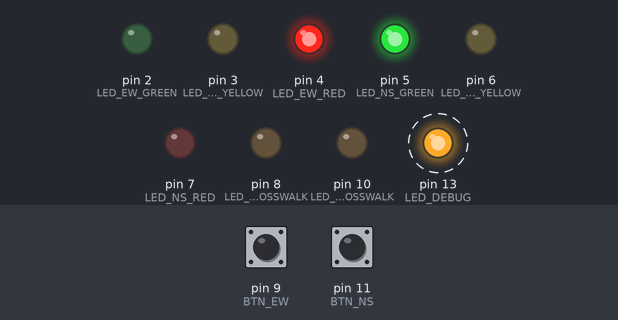
This sketch was run on a simulated Arduino Uno, built with avr-gcc and run on an emulated ATmega328P. Parts: output pins drawn as LEDs (lit = HIGH). Dashed ring = blinking. The test bench sets the inputs (shaded band); at power-on: pin 9 (BTN_EW) LOW, pin 11 (BTN_NS) LOW.

Above: at 2.2 s.
2.3 s: pin 9 (BTN_EW) pulled HIGH for 0.15 s
At 6.25 s:
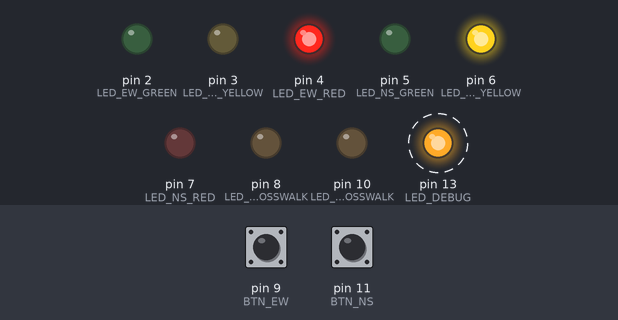
8.5 s: pin 11 (BTN_NS) pulled HIGH for 0.15 s
At 9.25 s:
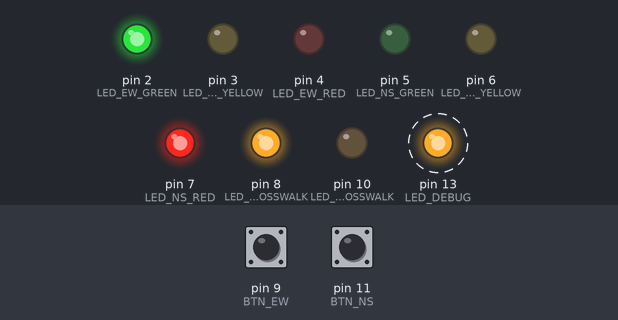
12.0 s: pin 9 (BTN_EW) pulled HIGH for 1 s
At 15.29 s:
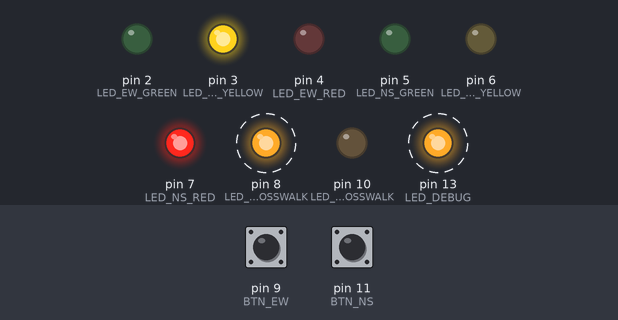
20.0 s: pin 11 (BTN_NS) pulled HIGH for 1 s
Timing chart, 0 to 45.0 s (numbered marks = the images above; inputs shaded):
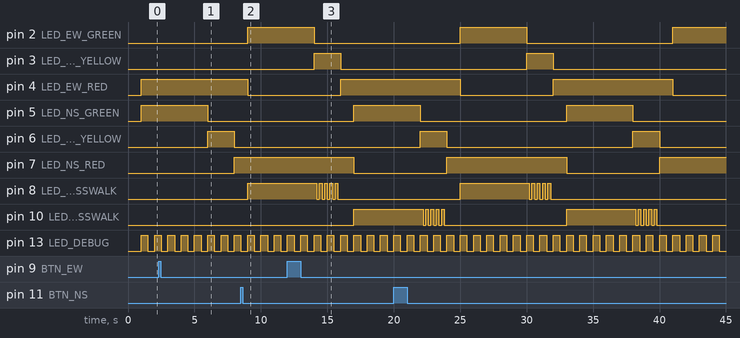

The sketch:

Stoplight_Statemachine_v2.ino
```cpp
// Make labels for each pin being used
#define LED_NS_RED          7
#define LED_NS_YELLOW       6
#define LED_NS_GREEN        5
#define LED_EW_RED          4
#define LED_EW_YELLOW       3
#define LED_EW_GREEN        2

#define BTN_NS             11
#define BTN_EW              9

#define LED_NS_CROSSWALK   10
#define LED_EW_CROSSWALK    8

#define LED_DEBUG          13

// Make labels for each state the stop light has (each one must have unique id)
#define S_NS_RED            0
#define S_NS_GREEN          1
#define S_NS_YELLOW         2
#define S_EW_RED            3
#define S_EW_GREEN          4
#define S_EW_YELLOW         5

#define S_NS_CROSS_GREEN    6
#define S_NS_CROSS_YELLOW   7
#define S_EW_CROSS_GREEN    8
#define S_EW_CROSS_YELLOW   9

// Declare functions
void All_Off();
void All_Red();
void NS_Green();
void NS_Yellow();
void EW_Green();
void EW_Yellow();
void NS_Cross_Green();
void NS_Cross_Yellow();
void EW_Cross_Green();
void EW_Cross_Yellow();

// Initialize global variables
unsigned long Next_Light_Change = 0;
int Current_State;
int Next_State;

bool NS_Crosswalk_Requested = false;
bool EW_Crosswalk_Requested = false;

bool NS_Btn_State_Last = false;
bool EW_Btn_State_Last = false;

unsigned long Debounce_NS_Btn_Time = 0;
unsigned long Debounce_EW_Btn_Time = 0;

unsigned long NS_Crosswalk_Blink_Start = 0;
unsigned long EW_Crosswalk_Blink_Start = 0;

// The setup routine runs once (when the board turns on, when you press reset, or when
// you program the board)
void setup() {
    // Set up Serial bus
    Serial.begin(9600);

    // Set pins with LEDs connected as outputs
    pinMode(LED_NS_RED, OUTPUT);
    pinMode(LED_NS_YELLOW, OUTPUT);
    pinMode(LED_NS_GREEN, OUTPUT);
    pinMode(LED_EW_RED, OUTPUT);
    pinMode(LED_EW_YELLOW, OUTPUT);
    pinMode(LED_EW_GREEN, OUTPUT);

    pinMode(LED_NS_CROSSWALK, OUTPUT);
    pinMode(LED_EW_CROSSWALK, OUTPUT);

    pinMode(LED_DEBUG, OUTPUT);

    // Set pins with buttons connected as inputs
    pinMode(BTN_NS, INPUT);
    pinMode(BTN_EW, INPUT);

    // Turn all lights off
    All_Off();

    // Initial state variables
    Current_State = S_NS_RED;
    Next_State = S_NS_GREEN;

    // Wait a sec
    delay(1000);
}

// The loop routine runs repeatedly after the setup routine has ended
void loop() {
    // Read current button states
    bool NS_Btn_State = digitalRead(BTN_NS);
    bool EW_Btn_State = digitalRead(BTN_EW);

    // Check if north south button got pressed
    if (Debounce_NS_Btn_Time <= millis()) {             // Check if button is bouncing
        if (NS_Btn_State == true) {                     // Check if button state is currently being pressed
            if (NS_Btn_State_Last == false) {           // Check if previous button state was not being pressed
                NS_Crosswalk_Requested = true;          // Request crosswalk signal
                Debounce_NS_Btn_Time = millis() + 20;   // Set time to ignore button bouncing
            }
        }
    }

    // Check if east west button got pressed
    if (Debounce_EW_Btn_Time <= millis()) {
        if (EW_Btn_State == true) {
            if (EW_Btn_State_Last == false) {
                EW_Crosswalk_Requested = true;
                Debounce_EW_Btn_Time = millis() + 20;
            }
        }
    }

    // Check if time to change state
    if (millis() >= Next_Light_Change) {
        Current_State = Next_State; // Change current state to next state

        // Both ways red
        if (Current_State == S_NS_RED) {            // Check if current state
            if (NS_Crosswalk_Requested == true) {   // Check if crosswalk was requested
                NS_Crosswalk_Requested = false;     // Reset request flag
                Next_State = S_NS_CROSS_GREEN;      // Set next state
            }
            else {
                Next_State = S_NS_GREEN;            // Set next state
            }
            Next_Light_Change = millis() + 1000;    // Schedual next state change
        }
        // North South green
        else if (Current_State == S_NS_GREEN) {
            Next_State = S_NS_YELLOW;
            Next_Light_Change = millis() + 5000;
        }
        // North South yellow
        else if (Current_State == S_NS_YELLOW) {
            Next_State = S_EW_RED;
            Next_Light_Change = millis() + 2000;
        }
        // Both ways red
        else if (Current_State == S_EW_RED) {
            if (EW_Crosswalk_Requested == true) {   // Check if crosswalk was requested
                EW_Crosswalk_Requested = false;     // Reset request flag
                Next_State = S_EW_CROSS_GREEN;      // Set next state
            }
            else {
                Next_State = S_EW_GREEN;            // Set next state
            }
            Next_Light_Change = millis() + 1000;
        }
        // East West green
        else if (Current_State == S_EW_GREEN) {
            Next_State = S_EW_YELLOW;
            Next_Light_Change = millis() + 5000;
        }
        // East West yellow
        else if (Current_State == S_EW_YELLOW) {
            Next_State = S_NS_RED;
            Next_Light_Change = millis() + 2000;
        }
        // North South green with crosswalk signal
        else if (Current_State == S_NS_CROSS_GREEN) {
            Next_State = S_NS_CROSS_YELLOW;
            Next_Light_Change = millis() + 5000;
        }
        // North South yellow with crosswalk signal
        else if (Current_State == S_NS_CROSS_YELLOW) {
            Next_State = S_EW_RED;
            Next_Light_Change = millis() + 2000;
            NS_Crosswalk_Blink_Start = millis();
        }
        // East West green with crosswalk signal
        else if (Current_State == S_EW_CROSS_GREEN) {
            Next_State = S_EW_CROSS_YELLOW;
            Next_Light_Change = millis() + 5000;
        }
        // East West yellow with crosswalk signal
        else if (Current_State == S_EW_CROSS_YELLOW) {
            Next_State = S_NS_RED;
            Next_Light_Change = millis() + 2000;
            EW_Crosswalk_Blink_Start = millis();
        }
        // State Error Catch
        else {
            Next_State = S_NS_RED; // reset state machine
            All_Off();
        }
    }

    // Both ways red
    if (Current_State == S_NS_RED) {            // Check if current state
        All_Red();                              // Change Lights (calls function)
    }
    // North South green
    else if (Current_State == S_NS_GREEN) {
        NS_Green();
    }
    // North South yellow
    else if (Current_State == S_NS_YELLOW) {
        NS_Yellow();
    }
    // Both ways red
    else if (Current_State == S_EW_RED) {
        All_Red();
    }
    // East West green
    else if (Current_State == S_EW_GREEN) {
        EW_Green();
    }
    // East West yellow
    else if (Current_State == S_EW_YELLOW) {
        EW_Yellow();
    }
    // North South green
    else if (Current_State == S_NS_GREEN) {
        NS_Green();
    }
    // North South yellow
    else if (Current_State == S_NS_YELLOW) {
        NS_Yellow();
    }
    // North South green with crosswalk signal
    else if (Current_State == S_NS_CROSS_GREEN) {
        NS_Cross_Green();
    }
    // North South yellow with crosswalk signal
    else if (Current_State == S_NS_CROSS_YELLOW) {
        NS_Cross_Yellow();
    }
    // East West green with crosswalk signal
    else if (Current_State == S_EW_CROSS_GREEN) {
        EW_Cross_Green();
    }
    // East West yellow with crosswalk signal
    else if (Current_State == S_EW_CROSS_YELLOW) {
        EW_Cross_Yellow();
    }

    // Blink Debug LED (to prove multitasking)
    if (millis() / 500 % 2 == 0) {
        digitalWrite(LED_DEBUG, HIGH);
    } else {
        digitalWrite(LED_DEBUG, LOW);
    }

    // Update previous button states
    NS_Btn_State_Last = NS_Btn_State;
    EW_Btn_State_Last = EW_Btn_State;
}

// Function definitions
void All_Off() {
    digitalWrite(LED_NS_RED, LOW);
    digitalWrite(LED_NS_YELLOW, LOW);
    digitalWrite(LED_NS_GREEN, LOW);
    digitalWrite(LED_EW_RED, LOW);
    digitalWrite(LED_EW_YELLOW, LOW);
    digitalWrite(LED_EW_GREEN, LOW);

    digitalWrite(LED_NS_CROSSWALK, LOW);
    digitalWrite(LED_EW_CROSSWALK, LOW);
}

void All_Red() {
    digitalWrite(LED_NS_RED, HIGH);
    digitalWrite(LED_NS_YELLOW, LOW);
    digitalWrite(LED_NS_GREEN, LOW);
    digitalWrite(LED_EW_RED, HIGH);
    digitalWrite(LED_EW_YELLOW, LOW);
    digitalWrite(LED_EW_GREEN, LOW);

    digitalWrite(LED_NS_CROSSWALK, LOW);
    digitalWrite(LED_EW_CROSSWALK, LOW);
}

void NS_Green() {
    digitalWrite(LED_NS_RED, LOW);
    digitalWrite(LED_NS_YELLOW, LOW);
    digitalWrite(LED_NS_GREEN, HIGH);
    digitalWrite(LED_EW_RED, HIGH);
    digitalWrite(LED_EW_YELLOW, LOW);
    digitalWrite(LED_EW_GREEN, LOW);

    digitalWrite(LED_NS_CROSSWALK, LOW);
    digitalWrite(LED_EW_CROSSWALK, LOW);
}

void NS_Yellow() {
    digitalWrite(LED_NS_RED, LOW);
    digitalWrite(LED_NS_YELLOW, HIGH);
    digitalWrite(LED_NS_GREEN, LOW);
    digitalWrite(LED_EW_RED, HIGH);
    digitalWrite(LED_EW_YELLOW, LOW);
    digitalWrite(LED_EW_GREEN, LOW);

    digitalWrite(LED_NS_CROSSWALK, LOW);
    digitalWrite(LED_EW_CROSSWALK, LOW);
}

void EW_Green() {
    digitalWrite(LED_NS_RED, HIGH);
    digitalWrite(LED_NS_YELLOW, LOW);
    digitalWrite(LED_NS_GREEN, LOW);
    digitalWrite(LED_EW_RED, LOW);
    digitalWrite(LED_EW_YELLOW, LOW);
    digitalWrite(LED_EW_GREEN, HIGH);

    digitalWrite(LED_NS_CROSSWALK, LOW);
    digitalWrite(LED_EW_CROSSWALK, LOW);
}

void EW_Yellow() {
    digitalWrite(LED_NS_RED, HIGH);
    digitalWrite(LED_NS_YELLOW, LOW);
    digitalWrite(LED_NS_GREEN, LOW);
    digitalWrite(LED_EW_RED, LOW);
    digitalWrite(LED_EW_YELLOW, HIGH);
    digitalWrite(LED_EW_GREEN, LOW);

    digitalWrite(LED_NS_CROSSWALK, LOW);
    digitalWrite(LED_EW_CROSSWALK, LOW);
}

void NS_Cross_Green() {
    digitalWrite(LED_NS_RED, LOW);
    digitalWrite(LED_NS_YELLOW, LOW);
    digitalWrite(LED_NS_GREEN, HIGH);
    digitalWrite(LED_EW_RED, HIGH);
    digitalWrite(LED_EW_YELLOW, LOW);
    digitalWrite(LED_EW_GREEN, LOW);

    digitalWrite(LED_NS_CROSSWALK, HIGH);
    digitalWrite(LED_EW_CROSSWALK, LOW);
}

void NS_Cross_Yellow() {
    digitalWrite(LED_NS_RED, LOW);
    digitalWrite(LED_NS_YELLOW, HIGH);
    digitalWrite(LED_NS_GREEN, LOW);
    digitalWrite(LED_EW_RED, HIGH);
    digitalWrite(LED_EW_YELLOW, LOW);
    digitalWrite(LED_EW_GREEN, LOW);

    if ((millis() - NS_Crosswalk_Blink_Start) / 200 % 2 == 0) {
        digitalWrite(LED_NS_CROSSWALK, HIGH);
        digitalWrite(LED_EW_CROSSWALK, LOW);
    }
    else {
        digitalWrite(LED_NS_CROSSWALK, LOW);
        digitalWrite(LED_EW_CROSSWALK, LOW);
    }
}

void EW_Cross_Green() {
    digitalWrite(LED_NS_RED, HIGH);
    digitalWrite(LED_NS_YELLOW, LOW);
    digitalWrite(LED_NS_GREEN, LOW);
    digitalWrite(LED_EW_RED, LOW);
    digitalWrite(LED_EW_YELLOW, LOW);
    digitalWrite(LED_EW_GREEN, HIGH);

    digitalWrite(LED_NS_CROSSWALK, LOW);
    digitalWrite(LED_EW_CROSSWALK, HIGH);
}

void EW_Cross_Yellow() {
    digitalWrite(LED_NS_RED, HIGH);
    digitalWrite(LED_NS_YELLOW, LOW);
    digitalWrite(LED_NS_GREEN, LOW);
    digitalWrite(LED_EW_RED, LOW);
    digitalWrite(LED_EW_YELLOW, HIGH);
    digitalWrite(LED_EW_GREEN, LOW);

    if ((millis() - EW_Crosswalk_Blink_Start) / 200 % 2 == 0) {
        digitalWrite(LED_NS_CROSSWALK, LOW);
        digitalWrite(LED_EW_CROSSWALK, HIGH);
    }
    else {
        digitalWrite(LED_NS_CROSSWALK, LOW);
        digitalWrite(LED_EW_CROSSWALK, LOW);
    }
}
```

Measured:
- by itself, pin 6 (LED_NS_YELLOW): alternates HIGH for 2.0 s and LOW for 14.0 s
- by itself, pin 13 (LED_DEBUG): alternates HIGH for 0.50 s and LOW for 0.50 s
